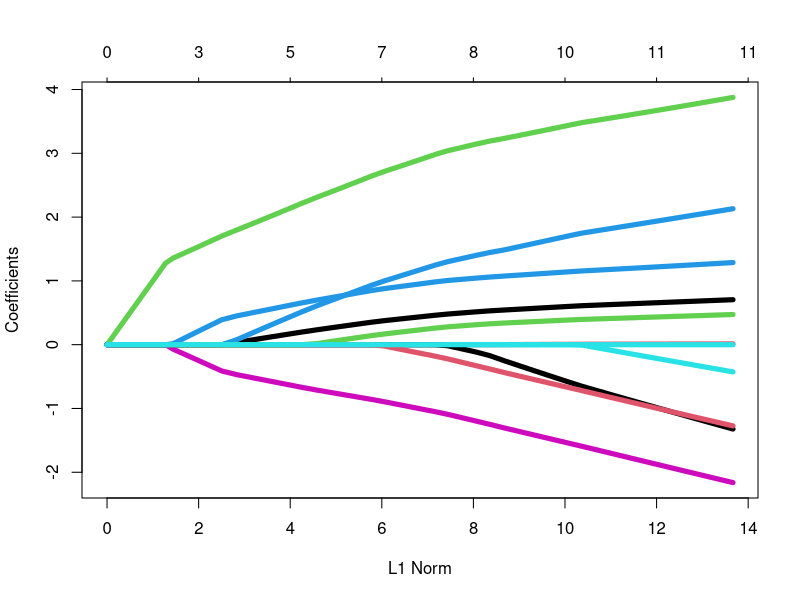
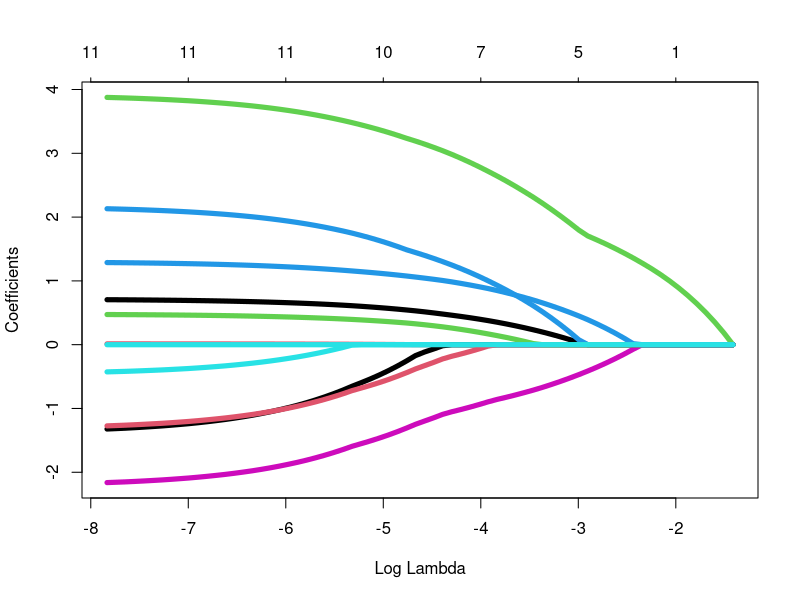

The R script that drew these images, in order:
# -------------------------------------------------------------------
# Purpose: Application using Statistical Software (Part 2)
# Detail: Case Study 1: Prediction and Estimation with Logistic Regression
# Author : Liew How Hui (2026)
# Reference: 
#  1. http://faculty.marshall.usc.edu/gareth-james/ISL/Chapter%204%20Lab.txt
# Data   : http://faculty.marshall.usc.edu/gareth-james/ISL/data.html
# License: BSD-3
# Software: R 4.1+
# Duration: 1 hour
# -------------------------------------------------------------------

# -------------------------------------------------------------------
# performance() is taken from p03_knn1.R.  It is a simple 
# implementation of caret::confusionMatrix()
# -------------------------------------------------------------------

performance = function(xtab, desc=""){
    cat("\n", desc,"\n", sep="")
    print(xtab)

    ACR = sum(diag(xtab))/sum(xtab)
    CI  = binom.test(sum(diag(xtab)), sum(xtab))$conf.int
    cat("\n        Accuracy :", ACR)
    cat("\n          95% CI : (", CI[1], ",", CI[2], ")\n")

    if(nrow(xtab)>2){
        # e1071's classAgreement() in matchClasses.R
        # Ref: https://stats.stackexchange.com/questions/586342/measures-to-compare-classification-partitions
        n  = sum(xtab)
        ni = apply(xtab, 1, sum)
        nj = apply(xtab, 2, sum)
        p0 = sum(diag(xtab))/n
        pc = sum(ni * nj)/n^2
        Kappa = (p0 - pc)/(1 - pc)
        cat("\n           Kappa :", Kappa, "\n")
        cat("\nStatistics by Class:\n")
        # Levels of the actual data
        lvls = dimnames(xtab)[[2]]
        sensitivity = c()
        specificity = c()
        ppv         = c()
        npv         = c()
        for(i in 1:length(lvls)) {
            sensitivity[i] = xtab[i,i]/sum(xtab[,i])
            specificity[i] = sum(xtab[-i,-i])/sum(xtab[,-i])
            ppv[i]         = xtab[i,i]/sum(xtab[i,])
            npv[i]         = sum(xtab[-i,-i])/sum(xtab[-i,])
        }
        b = data.frame(rbind(sensitivity,specificity,ppv,npv))
        names(b) = lvls
        print(b)
    } else {
         #names(dimnames(xtab)) = c("Prediction", "Actual")
         TPR = xtab[1,1]/sum(xtab[,1]); TNR = xtab[2,2]/sum(xtab[,2])
         PPV = xtab[1,1]/sum(xtab[1,]); NPV = xtab[2,2]/sum(xtab[2,])
         FPR = 1 - TNR                ; FNR = 1 - TPR
         # https://standardwisdom.com/softwarejournal/2011/12/confusion-matrix-another-single-value-metric-kappa-statistic/
         RandomAccuracy = (sum(xtab[,2])*sum(xtab[2,]) + 
           sum(xtab[,1])*sum(xtab[1,]))/(sum(xtab)^2)
         Kappa = (ACR - RandomAccuracy)/(1 - RandomAccuracy)
         cat("\n           Kappa :", Kappa, "\n")
         cat("\n     Sensitivity :", TPR)
         cat("\n     Specificity :", TNR)
         cat("\n  Pos Pred Value :", PPV)
         cat("\n  Neg Pred Value :", NPV)
         cat("\n             FPR :", FPR)
         cat("\n             FNR :", FNR, "\n")
         cat("\n'Positive' Class :", dimnames(xtab)[[1]][1], "\n")
    }
}


# -------------------------------------------------------------------
#  Case Study 1 : Prediction and Estimation of the `Fraud' Dataset 
#  using Multinomial LR nnet::multinom
# -------------------------------------------------------------------

### 
### Working with Fraud data (refer to Practical 3)
### 

#https://liaohaohui.github.io/UECM3993/fraud.csv
fraud = read.csv("fraud.csv", row.names=1)
col_fac = c("gender", "status", "employment", "account_link", "supplement", "tag")
fraud[col_fac] = lapply(fraud[col_fac], factor)
set.seed(123)
fraud_tag0 = fraud[fraud$tag=="0", ]
fraud_tag1 = fraud[fraud$tag=="1", ]
tag0_idx = sample(nrow(fraud_tag0), size=round(0.7*nrow(fraud_tag0)))
tag1_idx = sample(nrow(fraud_tag1), size=round(0.7*nrow(fraud_tag1)))
fraud.train = rbind(fraud_tag0[ tag0_idx,], fraud_tag1[ tag1_idx,])
fraud.test  = rbind(fraud_tag0[-tag0_idx,], fraud_tag1[-tag1_idx,])

###
### Multinomial Logistic Regression can be regarded as ANN with single layer,
### i.e. no hidden layer.
###
library(nnet)   # Already in Base R
mlr_model = multinom(tag ~ ., data=fraud.train)
###
### Z-statistic & p-values are not provided.  We can obtain them
### using concepts from statistics
###
model.stats = summary(mlr_model)
# coef(mlr_model), mlr_model$wts, mlr_model$coefnames
betas = model.stats$coefficients
SE    = model.stats$standard.errors
Z     = betas/SE
# 2-tailed Z test
p     = (1 - pnorm(abs(Z), 0, 1)) * 2
print(p)
#
# Note: p-value may not be meaningful when there are more than two
# classes because there is no Hypothesis Testing for multiple class case.
#

#
# Similar to glm with family=binomial (logistic regression) but
# not exact due to numeric approximation errors
#
yhat = predict(mlr_model, newdata=fraud.test, type='class')
performance(table(yhat, fraud.test$tag), "Multinomial LR with K=2")
# K = number of classes in the output

#
# Comparing the multinom results to GLM model results (from Practical 5)
#
lr_model = glm(tag~., data=fraud.train, family=binomial)
summary(lr_model)
probs = predict(lr_model, newdata=fraud.test[,1:8], type='response')
yhat = ifelse(probs<0.5, 0, 1)
performance(table(yhat, fraud.test$tag), "LR (GLM with binomial) with K=2")


# -------------------------------------------------------------------
#  Case Study 1 : Prediction and Estimation of the `Fraud' Dataset 
#  using 1-hidden layer Neural Network nnet().
#
#  According to
#  https://stackoverflow.com/questions/64835527/plot-neural-network-of-nnet-object
#  we can visualise it using NeuralNetTools but this package
#  depends on ggplot2() and has many dependencies and will be skipped in 
#  the practical class.
# -------------------------------------------------------------------

set.seed(123)    # For the random initial weights
the.hidden.size = 20
nnm = nnet(tag~., data=fraud.train, size=the.hidden.size)
summary(nnm)

yhat = predict(nnm, newdata=fraud.test, type='class')
performance(table(yhat, fraud.test$tag), paste0("NN(hidden=",the.hidden.size,")"))

###https://beckmw.wordpress.com/2013/11/14/visualizing-neural-networks-in-r-update/
# install.packages("NeuralNetTools")
# library(NeuralNetTools)
# plotnet(nnm)


# -------------------------------------------------------------------
#  Case Study 1 : Prediction and Estimation of the `Iris flower' 
#  Dataset (K = 3 classes) using Multinomial LR nnet::multinom
# -------------------------------------------------------------------

# Since the ratio is 50:50:50, we can do linear sampling
set.seed(123)
idx = sample(nrow(iris), 0.7*nrow(iris))
iris.train = iris[ idx, ]
iris.test  = iris[-idx, ]

mlr_model2 = multinom(Species ~ ., iris.train)
summary(mlr_model2)
#probs = predict(mlr_model2, newdata=iris.test, type='probs')
yhat2 = predict(mlr_model2, newdata=iris.test, type='class')
# performance() only works for binary classification
confusion.matrix = table(yhat2, iris.test$Species)
performance(confusion.matrix)

#
# glm() won't work correctly for data with more than 2 classes as 
# it only take two classes
#


# -------------------------------------------------------------------
#  Case Study 1 : Prediction and Estimation of the `Iris flower' 
#  data using 1-hidden layer Neural Network nnet().
# -------------------------------------------------------------------

set.seed(123)    # For the random initial weights
the.hidden.size = 20
nnm = nnet(Species~., data=iris.train, size=the.hidden.size)

yhat = predict(nnm, newdata=iris.test, type='class')
performance(table(yhat, iris.test$Species), paste0("NN(hidden=",the.hidden.size,")"))


# -------------------------------------------------------------------
#  Case Study 1 : Prediction and Estimation of the `Fraud' Dataset 
#  using ElasticNet
#
#  ElasticNet = GLM + Constraints on the coefficients b0, b1, ..., bp
#  Combining `feature selection' & `parameter estimation'
#  Can be useful for `feature selection' when alpha=1.
#  Supported by GLMNET package
#  Standardisation is necessary when using GLMNET to make sure
#  the constraint part has reasonable scales.
#
#  Ref: https://stats.stackexchange.com/questions/72251/an-example-lasso-regression-using-glmnet-for-binary-outcome
# -------------------------------------------------------------------

# install.packages("glmnet")
library(glmnet)

#
# Problem: Categorical inputs are regarded as integers
#
# alpha = 1 (default) => lasso penalty, ||beta||_1  (feature selection)
# alpha = 0           => ridge penalty, ||beta||_2^2 (smoothing ???)
# lambda -> 0 (close to original GLM)
# Problem with directly using fraud.train with glmnet => factors are convert to integers
#glmmod = glmnet(x=as.matrix(fraud.train[,2:8]), y=fraud.train[,9], alpha=0, family="binomial", standardize=FALSE)
#
# model.matrix : one-hot encoding
# Just being lazy: no standardization.  Need to include it in future.
#
# remove the first column with `intersection' data
X = model.matrix(tag~., data=fraud.train)[,-1]
glmmod = glmnet(x=X, y=fraud.train[,8], alpha=1, family=binomial, lambda=1e-5)
print(coef(glmmod))   # Same as glmmod$beta
# Close but not exactly the same as Logistic Regression due to numerical errors

#
# When lambda is not set, it is a sequence
#
glmmod = glmnet(x=X, y=fraud.train[,8], alpha=1, family="binomial")
plot(glmmod, lwd=5)   # The x-axis defaults to L1-Norm
plot(glmmod, lwd=5, xvar="lambda")


